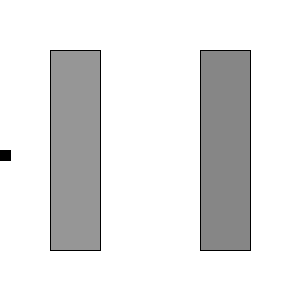
Frame 1 (no input)
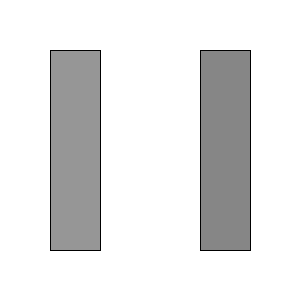
Frame 60 (the mouse pressed at the canvas centre just before this capture)
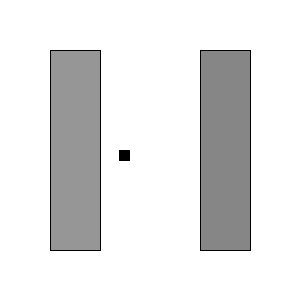
Frame 120 (the mouse held since frame 60 and released just before this capture)

The Processing sketch that drew these frames (run headless with seeded random() and noise(); from frame 60 on, the mouse is pressed at the canvas centre):

// Processing sketch: processing_159236
// ── processing_159236.pde

void setup(){
size(300,300);
}
int i = 0;
int c;
void draw(){
background(255);
cuadrados (i,150,10,10,0);
cuadrados (50,50,50,200,150);
cuadrados (200,50,50,200,134);
i=i+1;
if(i>=300){
i=0;
}
}
void cuadrados(int x,int y,int a,int h, int c){
fill(c);
rect (x,y,a,h);
}
